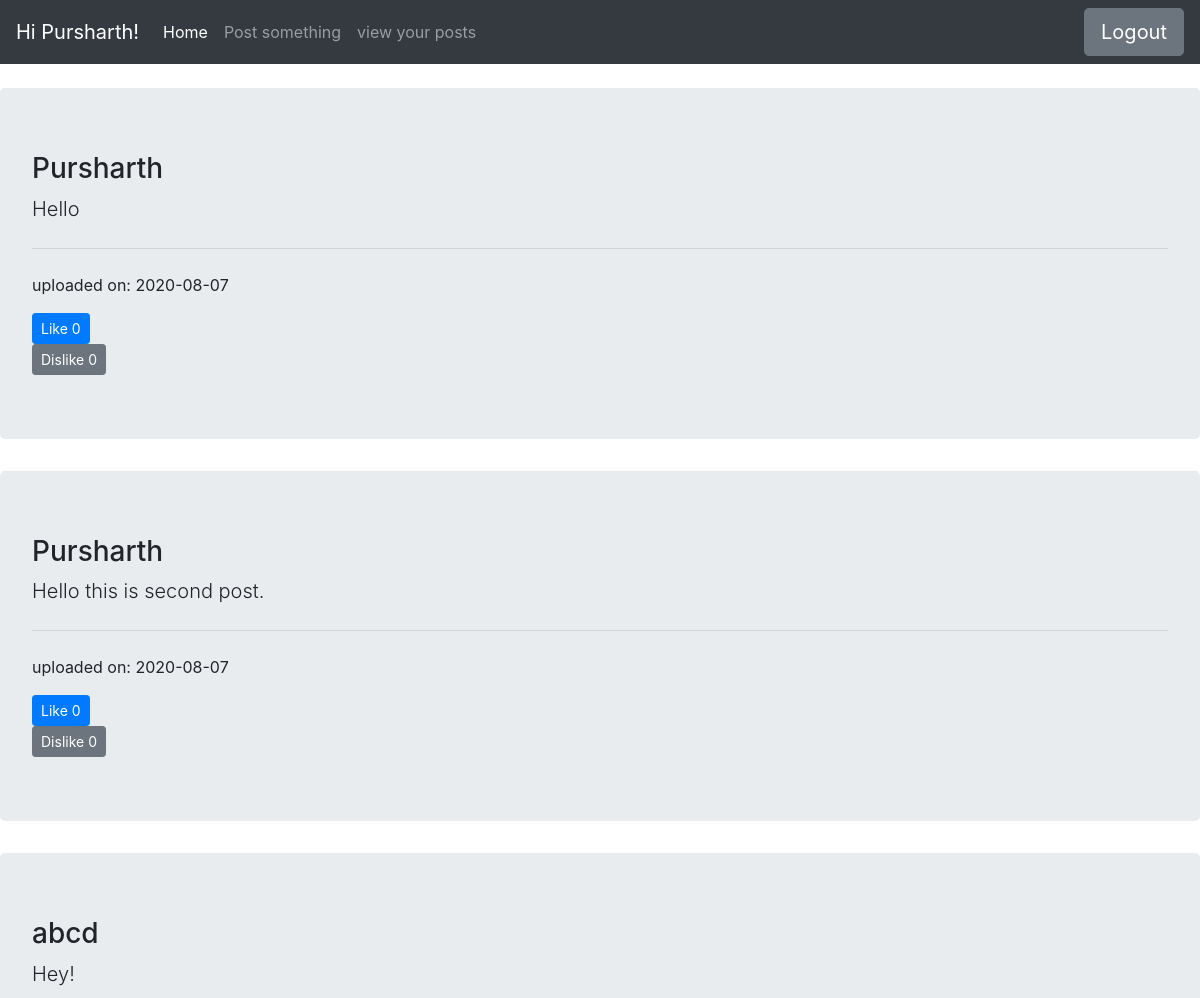
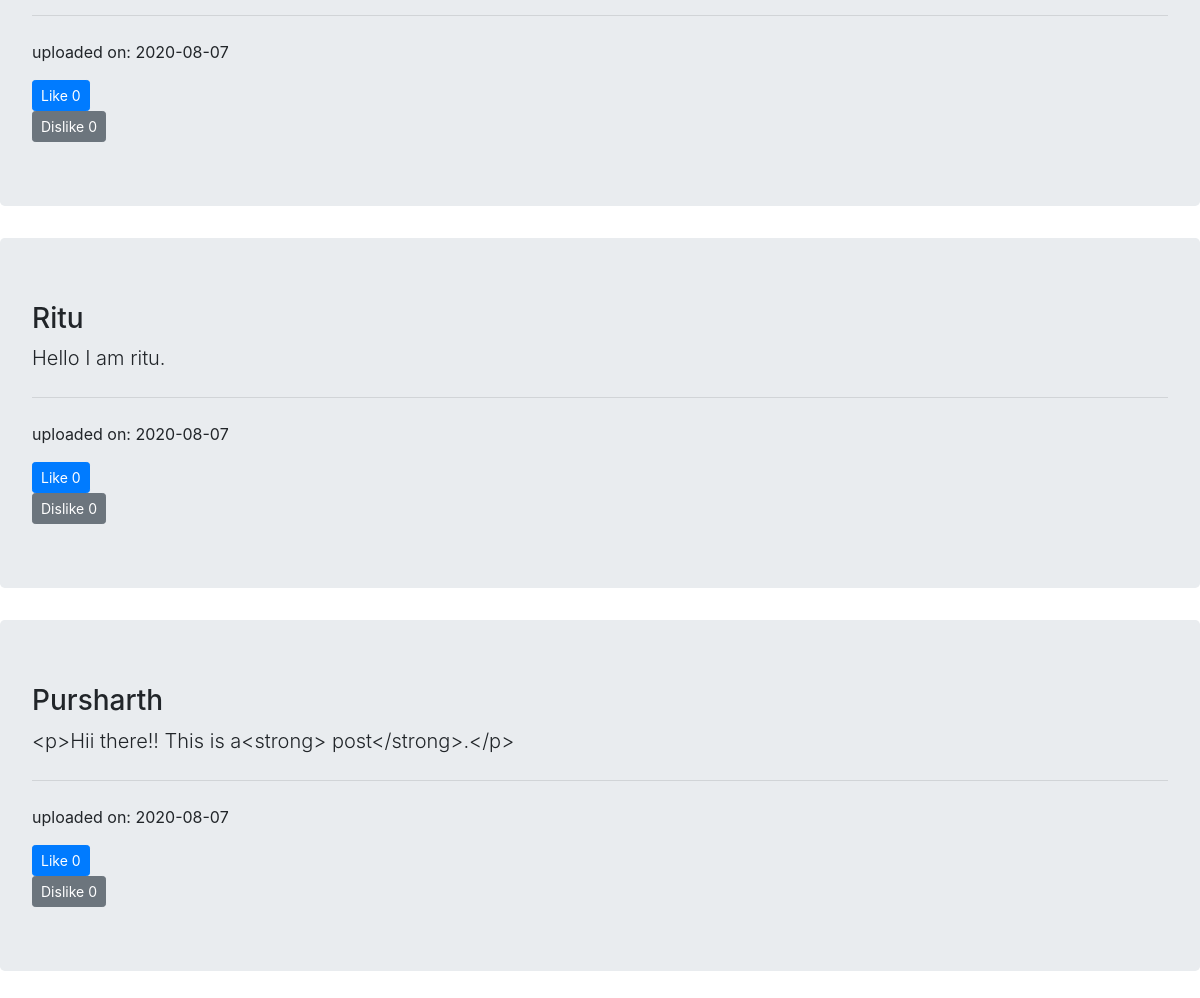
/dashboard.html (signed in), run on the app's committed database (2 pictures, top to bottom).
### tables this page shows
CREATE TABLE posts (id INTEGER PRIMARY KEY,userid INTEGER,username TEXT,useremail TEXT,dateofupload date,content TEXT,likes INTEGER,dislikes INTEGER);

### server.py (the view)
@app.route('/dashboard.html')
def dashboard():
    if 'user_id' in session:
        data = backend.display_all_posts()
        return render_template('dashboard.html',pk=session['user_pk'],name=session['user_id'],data=data)
    else:
        return redirect('/index.html')

### backend.py (called while the page is built)
def display_all_posts():
    conn = sqlite3.connect('blogging.db')
    cur = conn.cursor()
    cur.execute("Select * from posts order by likes desc")
    rows = cur.fetchall()
    conn.close()
    return rows

### templates/dashboard.html (shortened to what this page needs)
<!doctype html>
<html lang="en">
  <head>
    <link rel="stylesheet" href="https://stackpath.bootstrapcdn.com/bootstrap/4.5.1/css/bootstrap.min.css">
  </head>
  <body>
    <nav class="navbar navbar-expand-lg navbar-dark bg-dark">
  <a class="navbar-brand" href="#">Hi {{name}}!</a>
  <div class="collapse navbar-collapse" id="navbarText">
    <ul class="navbar-nav mr-auto">
      <li class="nav-item active">
        <a class="nav-link" href="">Home <span class="sr-only">(current)</span></a>
      </li>
      <li class="nav-item">
        <a class="nav-link" href="./newpost.html">Post something</a>
      </li>
      <li class="nav-item">
        <a class="nav-link" href="./viewall.html">view your posts</a>
      </li>
    </ul>
    <form action='logout' method='post'>
    <button type="submit" class="btn btn-secondary btn-lg">Logout</button>
    </form>
  </div>
</nav>
<br>
{% for post in data %}
  <div class="jumbotron">
  <h3 class="display-5">{{post[2]}}</h3>
  <p class="lead">{{post[5]}}</p>
  <hr class="my-4">
  <p> uploaded on: {{post[4]}}</p>
  <form action='increaselike/'{{post[0]}} method='get'>
  <button type="button" class="btn btn-primary btn-sm">Like  {{post[6]}}</button>
  </form>
  <form action='increasedislike' method='post'>
<button type="button" class="btn btn-secondary btn-sm">Dislike  {{post[7]}}</button>
</form>
</div>
{% endfor %}
  </body>
</html>

### data on the page
posts: username "Pursharth", content "Hello", dateofupload "2020-08-07", likes "0", dislikes "0"
posts: username "Pursharth", content "Hello this is second post.", dateofupload "2020-08-07", likes "0", dislikes "0"
posts: username "abcd", content "Hey!", dateofupload "2020-08-07", likes "0", dislikes "0"
posts: username "Ritu", content "Hello I am ritu.", dateofupload "2020-08-07", likes "0", dislikes "0"
posts: username "Pursharth", content "<p>Hii there!! This is a<strong> post</strong>.</p>", dateofupload "2020-08-07", likes "0", dislikes "0"

### other printed values
{{ name }} "Pursharth"
